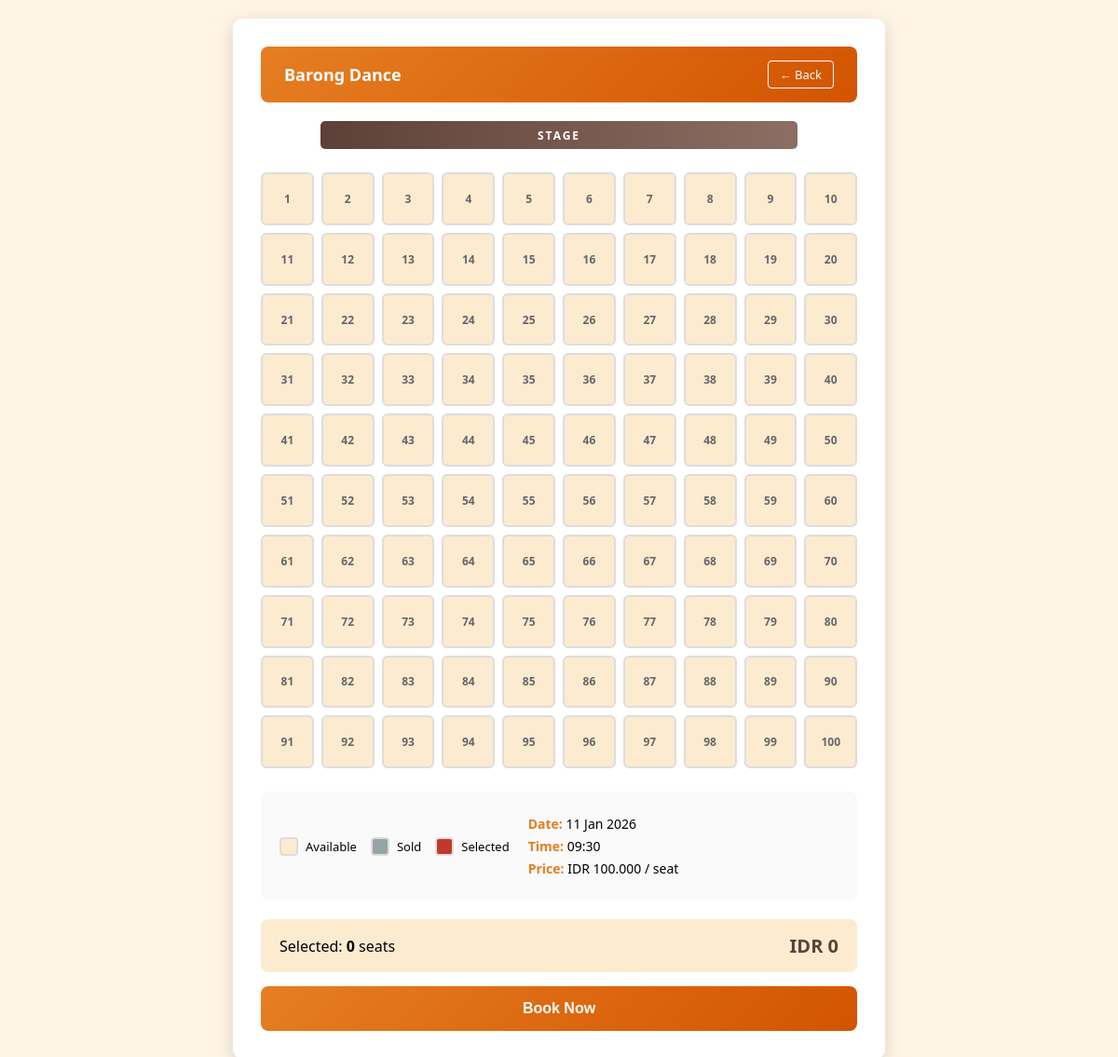
/seatmap.php?id=2, run on the app's committed database.
### tables this page shows
CREATE TABLE acara (
    id_acara INT PRIMARY KEY AUTO_INCREMENT,
    nama_acara VARCHAR(255) NOT NULL,
    tanggal_acara DATE NOT NULL,
    waktu_acara TIME NOT NULL,
    lokasi_acara VARCHAR(255),
    deskripsi_acara TEXT,
    harga DECIMAL(10,2) DEFAULT 0
);

### seatmap.php (the view, shortened to what this page needs)
<?php
require 'config/koneksi.php';
$id_acara = isset($_GET['id']) ? intval($_GET['id']) : 1;
$query_event = "SELECT * FROM acara WHERE id_acara = $id_acara";
$result_event = mysqli_query($conn, $query_event);
$event = mysqli_fetch_assoc($result_event);
$ticketPrice = $event['harga'];
$eventName = $event['nama_acara'];
$eventTime = date('H:i', strtotime($event['waktu_acara']));
$bookedSeats = [];
$totalSeats = 100;
?>
<!DOCTYPE html>
<html lang="en">
<head>
</head>
<body>
    <div class="booking-container">
        <div class="header">
            <h2><?php echo htmlspecialchars($eventName); ?></h2>
            <a href="events.php" class="home-btn">← Back</a>
        </div>
        <div class="screen">STAGE</div>
        <div class="seats-grid">
            <?php for ($i = 1; $i <= $totalSeats; $i++): ?>
                <?php $isSold = in_array($i, $bookedSeats) ? 'sold' : ''; ?>
                <div class="seat <?php echo $isSold; ?>" data-seat="<?php echo $i; ?>">
                    <?php echo $i; ?>
                </div>
            <?php endfor; ?>
        </div>
        <div class="info-panel">
            <div class="legend">
                <div class="legend-item">
                    <div class="legend-marker" style="background: var(--seat-available);"></div>
                    <span>Available</span>
                </div>
                <div class="legend-item">
                    <div class="legend-marker" style="background: var(--seat-sold);"></div>
                    <span>Sold</span>
                </div>
                <div class="legend-item">
                    <div class="legend-marker" style="background: var(--seat-selected);"></div>
                    <span>Selected</span>
                </div>
            </div>
            <div class="event-info">
                <p><strong>Date:</strong> <?php echo date('d M Y', strtotime($event['tanggal_acara'])); ?></p>
                <p><strong>Time:</strong> <?php echo $eventTime; ?></p>
                <p><strong>Price:</strong> IDR <?php echo number_format($ticketPrice, 0, ',', '.'); ?> / seat</p>
            </div>
        </div>
        <div class="summary">
            <div>
                <span>Selected: <strong id="selectedCount">0</strong> seats</span>
            </div>
            <div class="total">
                IDR <span id="totalPrice">0</span>
            </div>
        </div>
        <button class="btn-checkout" onclick="checkout()">Book Now</button>
    </div>
</body>
</html>

### seatmap.php (style rules this page uses)
:root { --primary-color: #E67E22; --primary-dark: #D35400; --seat-available: #FDEBD0; --seat-sold: #95A5A6; --seat-selected: #C0392B; --bg-color: #FFF5E6; }
* { box-sizing: border-box; }
body { font-family: 'Segoe UI', Tahoma, Geneva, Verdana, sans-serif; background-color: var(--bg-color); display: flex; justify-content: center; align-items: flex-start; min-height: 100vh; margin: 0; padding: 20px; }
.booking-container { background: white; padding: 30px; border-radius: 10px; box-shadow: 0 5px 20px rgba(0, 0, 0, 0.15); max-width: 700px; width: 100%; }
.header { background: linear-gradient(135deg, var(--primary-color) 0%, var(--primary-dark) 100%); color: white; padding: 15px 25px; border-radius: 8px; margin-bottom: 20px; display: flex; justify-content: space-between; align-items: center; }
.header h2 { margin: 0; font-size: 18px; }
.header .home-btn { background: transparent; border: 1px solid white; color: white; padding: 5px 12px; border-radius: 4px; text-decoration: none; font-size: 13px; }
.screen { background: linear-gradient(90deg, #5D4037, #8D6E63); height: 30px; width: 80%; margin: 0 auto 25px; border-radius: 5px; display: flex; align-items: center; justify-content: center; color: white; font-size: 12px; font-weight: bold; letter-spacing: 2px; }
.seats-grid { display: grid; grid-template-columns: repeat(10, 1fr); gap: 8px; margin-bottom: 25px; }
.seat { aspect-ratio: 1; background-color: var(--seat-available); border-radius: 6px; cursor: pointer; display: flex; align-items: center; justify-content: center; font-size: 12px; font-weight: bold; color: #666; border: 2px solid #ddd; transition: all 0.2s; }
.info-panel { display: flex; gap: 20px; flex-wrap: wrap; padding: 20px; background: #fafafa; border-radius: 8px; margin-bottom: 20px; }
.legend { display: flex; gap: 15px; flex-wrap: wrap; }
.legend-item { display: flex; align-items: center; gap: 8px; font-size: 13px; }
.legend-marker { width: 20px; height: 20px; border-radius: 4px; border: 2px solid #ddd; }
.event-info { flex: 1; min-width: 200px; }
.event-info p { margin: 5px 0; font-size: 14px; }
.event-info strong { color: var(--primary-color); }
.summary { display: flex; justify-content: space-between; align-items: center; padding: 15px 20px; background: var(--seat-available); border-radius: 8px; margin-bottom: 15px; }
.summary .total { font-size: 20px; font-weight: bold; color: #5D4037; }
.btn-checkout { width: 100%; background: linear-gradient(135deg, var(--primary-color) 0%, var(--primary-dark) 100%); color: white; border: none; padding: 15px; font-size: 16px; font-weight: bold; border-radius: 8px; cursor: pointer; transition: transform 0.2s, box-shadow 0.2s; }

### data on the page
acara: nama_acara "Barong Dance", tanggal_acara "11 Jan 2026", waktu_acara "09:30", harga "100.000"
